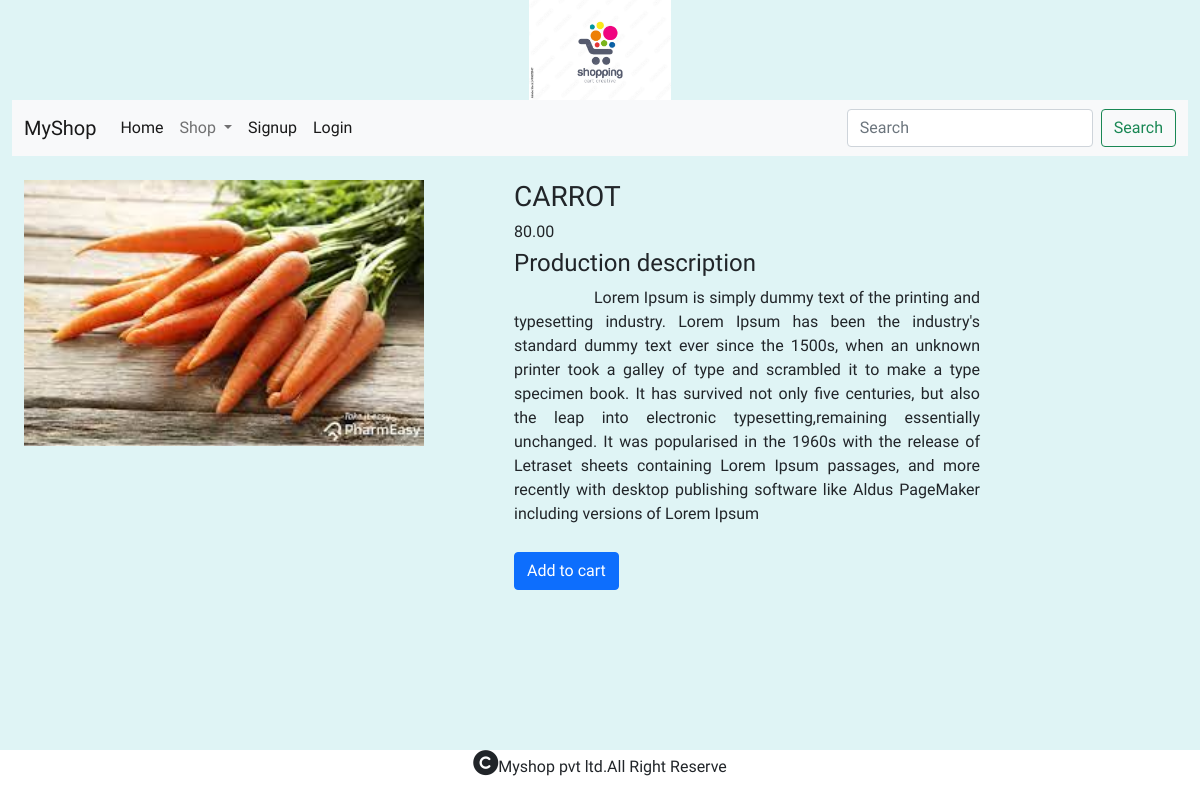
The app's page /details/carrot with its own data.
### shop/models.py (models this page shows)
class Product(models.Model):
    name=models.CharField(max_length=250,unique=True)
    slug = models.SlugField(max_length=250, unique=True)
    description = models.TextField(blank=True)
    image = models.ImageField(upload_to='shop/category', null=True, blank=True)
    price=models.DecimalField(max_digits=10,decimal_places=2)
    category=models.ForeignKey(category,on_delete=models.CASCADE)
    stock=models.IntegerField()
    available=models.BooleanField(default=True)
    created=models.DateTimeField(auto_now_add=True)
    updated=models.DateTimeField(auto_now=True)

### shop/views.py (the view)
# urls.py: path('details/<slug:l>',views.details,name='details'),
def details(request,l):
    l=Product.objects.get(slug=l)
    return render(request,'details.html',{'l':l})

### cart/context_processors.py (called while the page is built, shortened)
def counter(request):
    item_count=0
    return {'count':item_count}

### shop/context_processors.py (called while the page is built)
def menu_links(request):
    n=category.objects.all()
    return {'links':n}

### templates/details.html
{% extends 'base.html' %}
{% load static %}
{% block content %}
<div class="container-fluid mt-4" style=margin-bottom:100px;>
    <div class="row">
      <div class="col-sm-5">
        <img src="{{l.image.url}}" style="height400x;width:400px;">
      </div>
      <div class="col-sm-5">
        <h3 class="card-title text-uppercase">{{l.name}}</h3>
        <h6>{{l.price}}</h6>
        <h4>Production description</h4>
        <p style="text-indent:80px;text-align:justify;line:height:2;">{{l.description}}</p>
          {% if l.stock <= 0 %}
          <h4>Out of stock</h4>
          {% else %}
        <h4 style="padding-top:10px;">
          <a href="{% url 'cart:add_to_cart' l.slug %}" class="btn btn-primary">Add to cart</a></h4>
          {% endif %}
      </div>
    </div>
</div>
{% endblock %}

### static/css/custom.css (style rules this page uses)
body { background-color:#dff4f5; font-family: 'REM', sans-serif; }

### records on screen
Product: image (picture), name "CARROT", price "80.00", description "Lorem Ipsum is simply dummy text of the printing and typesetting industry. Lorem Ipsum has been the industry's standard dummy text ever since the 1500s, when an unknown printer took a galley of type and scrambled it to make a type specimen book. It has survived not only five centuries, but also the leap into electronic typesetting,remaining essentially unchanged. It was popularised in the 1960s with the release of Letraset sheets containing Lorem Ipsum passages, and more recently with desktop publishing software like Aldus PageMaker including versions of Lorem Ipsum"
